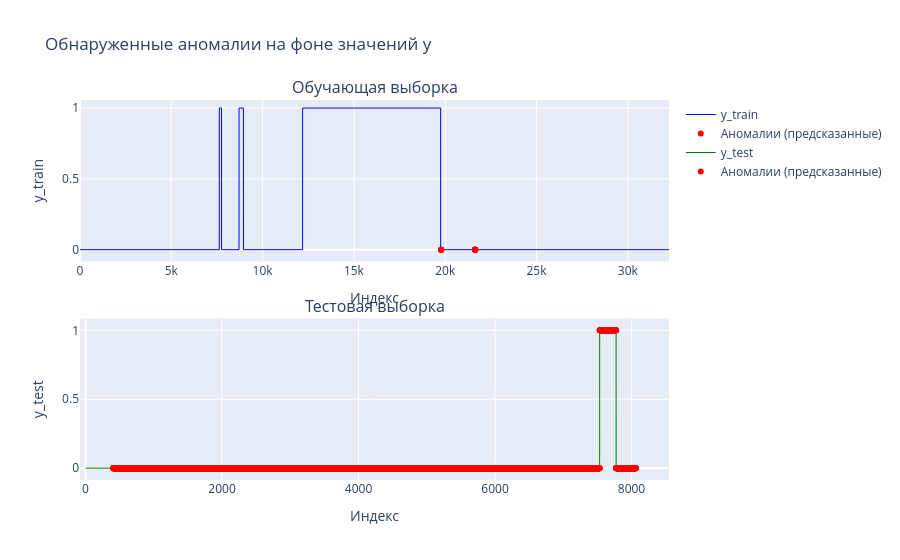

The code cell stored with this chart in its notebook:
### Code cell
import numpy as np
import plotly.graph_objects as go
from plotly.subplots import make_subplots

y_train = np.asarray(y_train).ravel()
train_anomaly = (train_labels == -1).ravel()
if len(train_anomaly) != len(y_train):
    raise ValueError("Длина train_labels не совпадает с y_train")

if y_test is not None:
    y_test = np.asarray(y_test).ravel()
    anomaly_flags = np.asarray(anomaly_flags).ravel()
    if len(anomaly_flags) != len(y_test):
        raise ValueError("Длина anomaly_flags не совпадает с y_test")

# Создаём фигуру с двумя подграфиками (если есть тест)
if y_test is not None:
    fig = make_subplots(rows=2, cols=1, 
                        subplot_titles=('Обучающая выборка', 'Тестовая выборка'),
                        shared_xaxes=False, vertical_spacing=0.15)
else:
    fig = make_subplots(rows=1, cols=1, subplot_titles=('Обучающая выборка'))

# Индексы для осей X
indices_train = np.arange(len(y_train))

# ---- Обучающая выборка ----
# Линия всех значений y_train
fig.add_trace(
    go.Scatter(x=indices_train, y=y_train, mode='lines',
               name='y_train', line=dict(color='blue', width=1)),
    row=1, col=1
)

# Точки, предсказанные как аномалии
anom_train_idx = indices_train[train_anomaly]
anom_train_vals = y_train[train_anomaly]
fig.add_trace(
    go.Scatter(x=anom_train_idx, y=anom_train_vals, mode='markers',
               name='Аномалии (предсказанные)',
               marker=dict(color='red', size=6, symbol='circle')),
    row=1, col=1
)

# Если y_train содержит бинарные метки аномалий (1 - аномалия), можно показать реальные
# Предположим, что y_train может быть не только вещественным, но и меткой
# Для примера: если y_train состоит из 0 и 1, то реальные аномалии - это y_train == 1
# Раскомментируйте, если нужно
# real_anom_train = (y_train == 1)
# if np.any(real_anom_train):
#     fig.add_trace(
#         go.Scatter(x=indices_train[real_anom_train], y=y_train[real_anom_train],
#                    mode='markers', name='Реальные аномалии (train)',
#                    marker=dict(symbol='circle-open', size=10, color='black', line=dict(width=2))),
#         row=1, col=1
#     )

# ---- Тестовая выборка (если есть) ----
if y_test is not None:
    indices_test = np.arange(len(y_test))
    
    fig.add_trace(
        go.Scatter(x=indices_test, y=y_test, mode='lines',
                   name='y_test', line=dict(color='green', width=1)),
        row=2, col=1
    )
    
    anom_test_idx = indices_test[anomaly_flags]
    anom_test_vals = y_test[anomaly_flags]
    fig.add_trace(
        go.Scatter(x=anom_test_idx, y=anom_test_vals, mode='markers',
                   name='Аномалии (предсказанные)',
                   marker=dict(color='red', size=6, symbol='circle')),
        row=2, col=1
    )
    
    # Реальные аномалии на тесте (если y_test бинарный)
    # real_anom_test = (y_test == 1)
    # if np.any(real_anom_test):
    #     fig.add_trace(
    #         go.Scatter(x=indices_test[real_anom_test], y=y_test[real_anom_test],
    #                    mode='markers', name='Реальные аномалии (test)',
    #                    marker=dict(symbol='circle-open', size=10, color='black', line=dict(width=2))),
    #         row=2, col=1
    #     )

# Настройка оформления
fig.update_layout(title='Обнаруженные аномалии на фоне значений y',
                  hovermode='x unified',
                  showlegend=True)

fig.update_xaxes(title_text='Индекс', row=1, col=1)
fig.update_yaxes(title_text='y_train', row=1, col=1)
if y_test is not None:
    fig.update_xaxes(title_text='Индекс', row=2, col=1)
    fig.update_yaxes(title_text='y_test', row=2, col=1)

fig.show()

### Figure 1 — Plotly figure (JSON) as saved in the notebook; plotly's stock layout.template omitted (floating-point values rounded to 4 significant figures; data arrays with more than 128 entries replaced by an {"elided": "..."} marker saying what was removed)
{"data": [{"line": {"color": "blue", "width": 1}, "mode": "lines", "name": "y_train", "type": "scatter", "x": {"elided": "32256 int values"}, "xaxis": "x", "y": {"elided": "32256 int values"}, "yaxis": "y"}, {"marker": {"color": "red", "size": 6, "symbol": "circle"}, "mode": "markers", "name": "Аномалии (предсказанные)", "type": "scatter", "x": [19779, 19780, 19781, 19782, 19783, 21633, 21634, 21635, 21636, 21637, 21638, 21639, 21640, 21641, 21642, 21643, 21644, 21645], "xaxis": "x", "y": [0, 0, 0, 0, 0, 0, 0, 0, 0, 0, 0, 0, 0, 0, 0, 0, 0, 0], "yaxis": "y"}, {"line": {"color": "green", "width": 1}, "mode": "lines", "name": "y_test", "type": "scatter", "x": {"elided": "8064 int values"}, "xaxis": "x2", "y": {"elided": "8064 int values"}, "yaxis": "y2"}, {"marker": {"color": "red", "size": 6, "symbol": "circle"}, "mode": "markers", "name": "Аномалии (предсказанные)", "type": "scatter", "x": {"elided": "7659 int values"}, "xaxis": "x2", "y": {"elided": "7659 int values"}, "yaxis": "y2"}], "layout": {"annotations": [{"font": {"size": 16}, "showarrow": false, "text": "Обучающая выборка", "x": 0.5, "xanchor": "center", "xref": "paper", "y": 1, "yanchor": "bottom", "yref": "paper"}, {"font": {"size": 16}, "showarrow": false, "text": "Тестовая выборка", "x": 0.5, "xanchor": "center", "xref": "paper", "y": 0.425, "yanchor": "bottom", "yref": "paper"}], "hovermode": "x unified", "showlegend": true, "title": {"text": "Обнаруженные аномалии на фоне значений y"}, "xaxis": {"anchor": "y", "domain": [0, 1], "title": {"text": "Индекс"}}, "xaxis2": {"anchor": "y2", "domain": [0, 1], "title": {"text": "Индекс"}}, "yaxis": {"anchor": "x", "domain": [0.575, 1], "title": {"text": "y_train"}}, "yaxis2": {"anchor": "x2", "domain": [0, 0.425], "title": {"text": "y_test"}}}}
